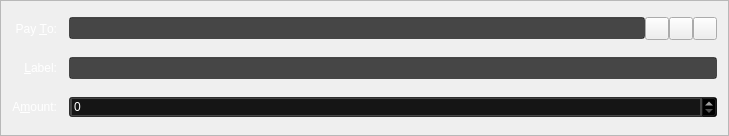
<?xml version="1.0" encoding="UTF-8"?>
<ui version="4.0">
 <class>SendCoinsEntry</class>
 <widget class="QFrame" name="SendCoinsEntry">
  <property name="geometry">
   <rect>
    <x>0</x>
    <y>0</y>
    <width>729</width>
    <height>136</height>
   </rect>
  </property>
  <property name="windowTitle">
   <string>Form</string>
  </property>
  <property name="styleSheet">
   <string notr="true">background: rgba(0, 0, 0, 150);
QToolTip {color: white; border: 1px solid white; background-color: blue;}</string>
  </property>
  <property name="frameShape">
   <enum>QFrame::StyledPanel</enum>
  </property>
  <property name="frameShadow">
   <enum>QFrame::Sunken</enum>
  </property>
  <layout class="QGridLayout" name="gridLayout">
   <property name="spacing">
    <number>12</number>
   </property>
   <item row="5" column="0">
    <widget class="QLabel" name="label">
     <property name="styleSheet">
      <string notr="true">color: white; background: rgba(0, 0, 0, 0)</string>
     </property>
     <property name="text">
      <string>A&amp;mount:</string>
     </property>
     <property name="alignment">
      <set>Qt::AlignRight|Qt::AlignTrailing|Qt::AlignVCenter</set>
     </property>
     <property name="buddy">
      <cstring>payAmount</cstring>
     </property>
    </widget>
   </item>
   <item row="3" column="0">
    <widget class="QLabel" name="label_2">
     <property name="styleSheet">
      <string notr="true">color: white; background: rgba(0, 0, 0, 0)</string>
     </property>
     <property name="text">
      <string>Pay &amp;To:</string>
     </property>
     <property name="alignment">
      <set>Qt::AlignRight|Qt::AlignTrailing|Qt::AlignVCenter</set>
     </property>
     <property name="buddy">
      <cstring>payTo</cstring>
     </property>
    </widget>
   </item>
   <item row="5" column="1">
    <widget class="BitcoinAmountField" name="payAmount">
     <property name="styleSheet">
      <string notr="true">color: white; background: rgba(0, 0, 0, 180)</string>
     </property>
    </widget>
   </item>
   <item row="4" column="1">
    <layout class="QHBoxLayout" name="horizontalLayout_2">
     <property name="spacing">
      <number>0</number>
     </property>
     <item>
      <widget class="QValidatedLineEdit" name="addAsLabel">
       <property name="enabled">
        <bool>true</bool>
       </property>
       <property name="toolTip">
        <string>Enter a label for this address to add it to your address book</string>
       </property>
       <property name="styleSheet">
        <string notr="true">color: white; background: rgba(0, 0, 0, 180)</string>
       </property>
      </widget>
     </item>
    </layout>
   </item>
   <item row="4" column="0">
    <widget class="QLabel" name="label_4">
     <property name="styleSheet">
      <string notr="true">color: white; background: rgba(0, 0, 0, 0)</string>
     </property>
     <property name="text">
      <string>&amp;Label:</string>
     </property>
     <property name="alignment">
      <set>Qt::AlignRight|Qt::AlignTrailing|Qt::AlignVCenter</set>
     </property>
     <property name="buddy">
      <cstring>addAsLabel</cstring>
     </property>
    </widget>
   </item>
   <item row="3" column="1">
    <layout class="QHBoxLayout" name="payToLayout">
     <property name="spacing">
      <number>0</number>
     </property>
     <item>
      <widget class="QValidatedLineEdit" name="payTo">
       <property name="toolTip">
        <string>The address to send the payment to  (e.g. B8gZqgY4r2RoEdqYk3QsAqFckyf9pRHN6i)</string>
       </property>
       <property name="styleSheet">
        <string notr="true">color: white; background: rgba(0, 0, 0, 180)</string>
       </property>
       <property name="maxLength">
        <number>34</number>
       </property>
      </widget>
     </item>
     <item>
      <widget class="QToolButton" name="addressBookButton">
       <property name="toolTip">
        <string>Choose address from address book</string>
       </property>
       <property name="text">
        <string/>
       </property>
       <property name="icon">
        <iconset resource="../bitcoin.qrc">
         <normaloff>:/icons/address-book</normaloff>:/icons/address-book</iconset>
       </property>
       <property name="shortcut">
        <string>Alt+A</string>
       </property>
      </widget>
     </item>
     <item>
      <widget class="QToolButton" name="pasteButton">
       <property name="toolTip">
        <string>Paste address from clipboard</string>
       </property>
       <property name="text">
        <string/>
       </property>
       <property name="icon">
        <iconset resource="../bitcoin.qrc">
         <normaloff>:/icons/editpaste</normaloff>:/icons/editpaste</iconset>
       </property>
       <property name="shortcut">
        <string>Alt+P</string>
       </property>
      </widget>
     </item>
     <item>
      <widget class="QToolButton" name="deleteButton">
       <property name="toolTip">
        <string>Remove this recipient</string>
       </property>
       <property name="text">
        <string/>
       </property>
       <property name="icon">
        <iconset resource="../bitcoin.qrc">
         <normaloff>:/icons/remove</normaloff>:/icons/remove</iconset>
       </property>
      </widget>
     </item>
    </layout>
   </item>
  </layout>
 </widget>
 <customwidgets>
  <customwidget>
   <class>BitcoinAmountField</class>
   <extends>QSpinBox</extends>
   <header>bitcoinamountfield.h</header>
   <container>1</container>
  </customwidget>
  <customwidget>
   <class>QValidatedLineEdit</class>
   <extends>QLineEdit</extends>
   <header>qvalidatedlineedit.h</header>
  </customwidget>
 </customwidgets>
 <resources>
  <include location="../bitcoin.qrc"/>
 </resources>
 <connections/>
</ui>
